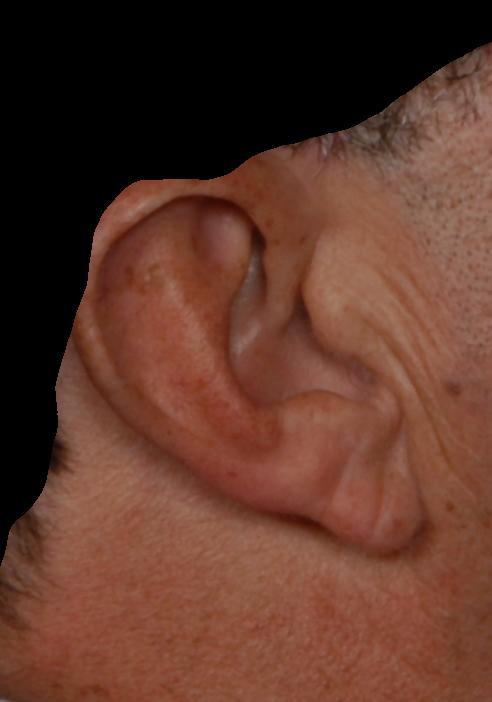
#> input picture 2/seg/005/005_up_ear.jpg, 492 x 702 px, given as the content of the folder train, which was not available
$ python 'K mean clusturing.py'
#> lines starting #> are read from the running program, lines starting #| are printed output that depends on the picture; after the words box and inside, x2 and y2 are one past the last pixel; in counts of white or black regions, pixels touching at a corner belong together; pictures that were not available may be replaced by others from this repository, and a replacement may not be noted
import os
import numpy as np
import matplotlib.pyplot as plt
import cv2


# for filename in os.listdir("train"):
# Read in the image
for filename in os.listdir("train"):
    image = cv2.imread(f"train/{filename}")
#> image is the input picture: shape (702, 492, 3); mean B, G, R 42.1, 55.4, 94.1
    print(filename)
    orig = cv2.cvtColor(image, cv2.COLOR_BGR2GRAY)
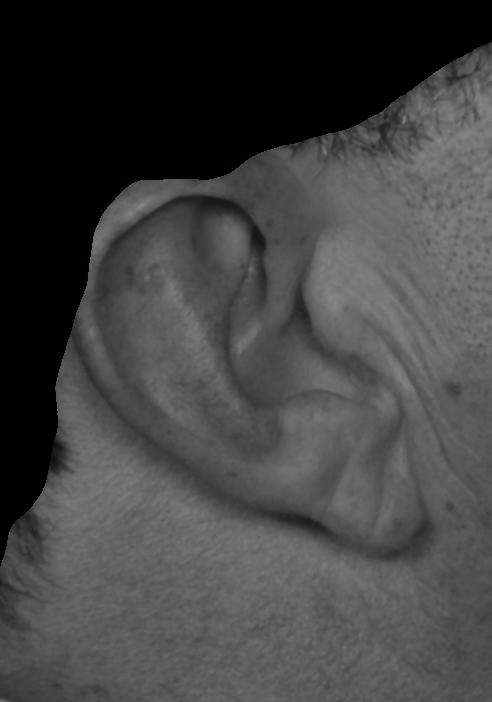
#> orig: shape (702, 492); min 0, max 137, mean 65.5
    image = cv2.cvtColor(image, cv2.COLOR_BGR2GRAY)


    # plt.imshow(image,cmap='gray', vmin=0, vmax=255)


    pixel_vals = image.reshape((-1,3))
    pixel_vals = np.float32(pixel_vals)


    #the below line of code defines the criteria for the algorithm to stop running,
    #which will happen is 100 iterations are run or the epsilon (which is the required accuracy)
    #becomes 85%
    criteria = (cv2.TERM_CRITERIA_EPS + cv2.TERM_CRITERIA_MAX_ITER, 100, 0.85)

    # then perform k-means clustering with number of clusters defined as 3
    #also random centres are initially choosed for k-means clustering
    k = 2
    retval, labels, centers = cv2.kmeans(pixel_vals, k, None, criteria, 10, cv2.KMEANS_RANDOM_CENTERS)
#> retval = 66605964.3; centers = [[1.2, 1.32, 1.71], [90.76, 90.94, 91]]

    # convert data into 8-bit values
    centers = np.uint8(centers)
#> centers = [[1, 1, 1], [90, 90, 91]]
    segmented_data = centers[labels.flatten()]

    # reshape data into the original image dimensions
    segmented_image = segmented_data.reshape((image.shape))
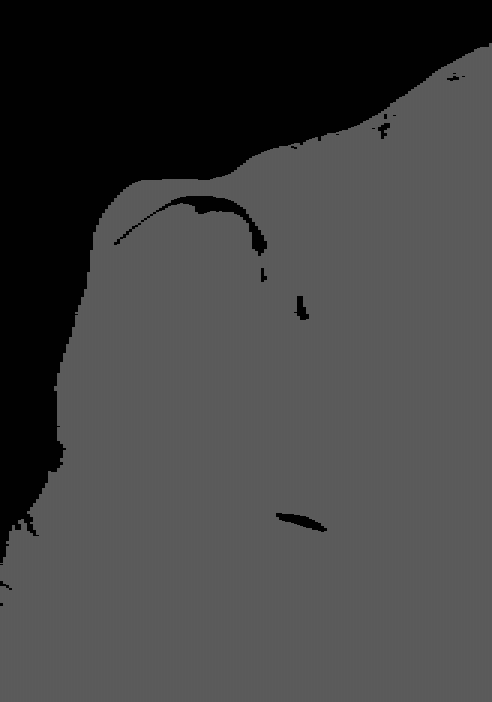
#> segmented_image: shape (702, 492); min 1, max 91, mean 64.9

    # plt.imshow(segmented_image, cmap='gray', vmin=0, vmax=255)


    segmented_image = cv2.medianBlur(segmented_image,99)
    # plt.imshow(segmented_image, cmap='gray', vmin=0, vmax=255)


    for i in range(segmented_image.shape[0]):
        for j in range(segmented_image.shape[1]):
            if(segmented_image[i][j]<=(centers.min()+5)):
                segmented_image[i][j]=0
            else:
                segmented_image[i][j]=255
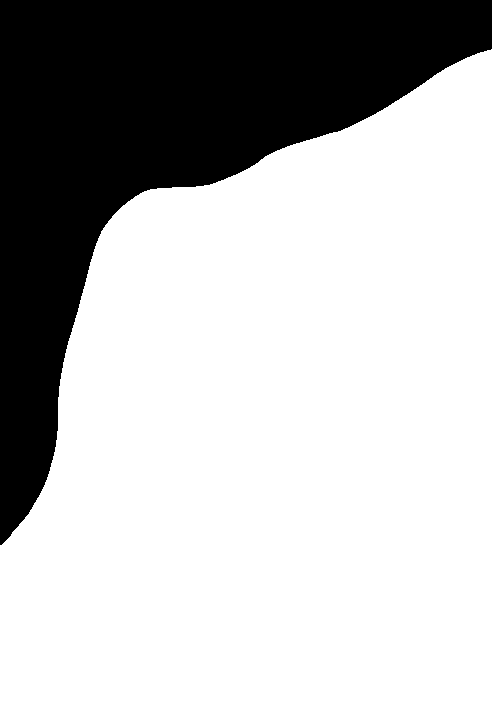
#> segmented_image: shape (702, 492); 71.8% white; 1 black region, box (x1, y1, x2, y2) and area: (0, 0, 492, 545) 97375


    # plt.imshow(segmented_image, cmap='gray', vmin=0, vmax=255)


    result = np.dstack((orig,segmented_image))
#> (the run stopped early here; a loop or call above may not have finished)

$ run again, on 2/seg/020/020_front_ear.jpg
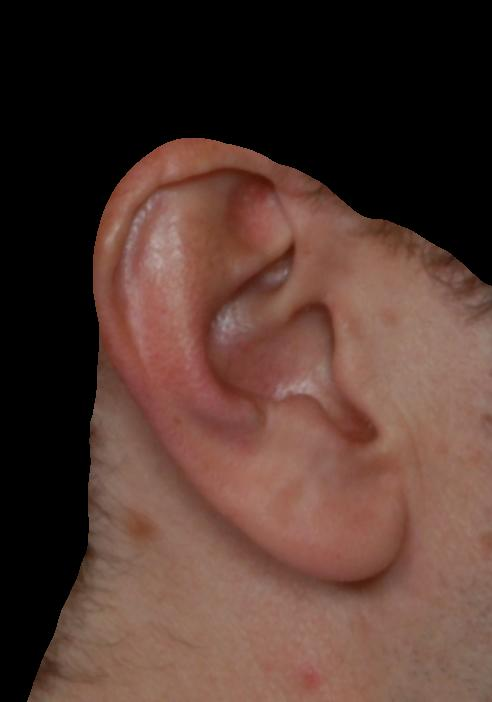
#> input picture 2/seg/020/020_front_ear.jpg, 492 x 702 px, given as the content of the folder train, which was not available
#> image is the input picture: shape (702, 492, 3); mean B, G, R 49, 57.3, 83.4
#> `orig = cv2.cvtColor(image, cv2.COLOR_BGR2GRAY)`:
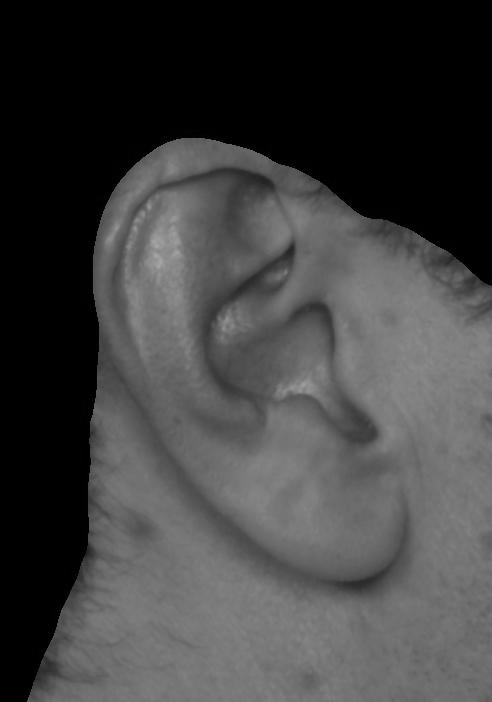
#> orig: shape (702, 492); min 0, max 166, mean 64.2
#> `retval, labels, centers = cv2.kmeans(pixel_vals, k, None, criteria, 10..`: retval = 66787862.9; centers = [[0.784, 0.871, 1.08], [106.2, 106.3, 106.4]]
#> `centers = np.uint8(centers)`: centers = [[0, 0, 1], [106, 106, 106]]
#> after the loop `for i in range(segmented_image.shape[0]):`:
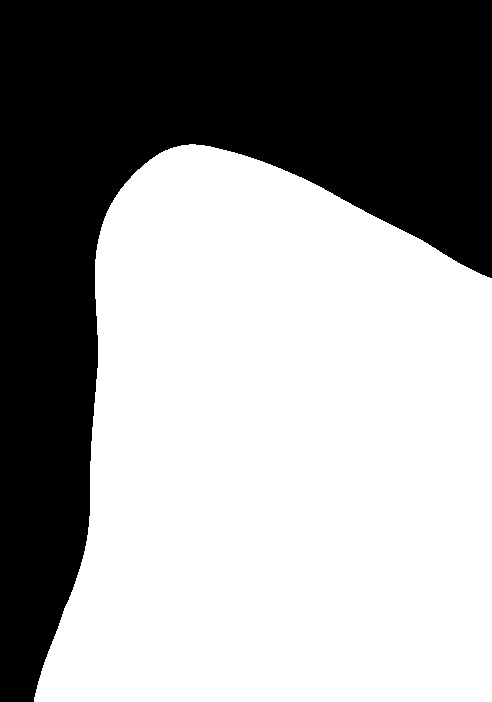
#> segmented_image: shape (702, 492); 60% white; 1 black region, box (x1, y1, x2, y2) and area: (0, 0, 492, 702) 138208

$ run again, on 2/seg/024/024_left_ear.jpg
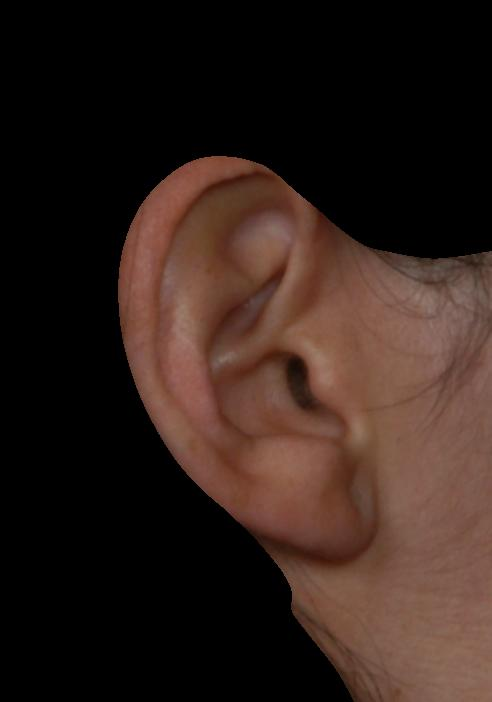
#> input picture 2/seg/024/024_left_ear.jpg, 492 x 702 px, given as the content of the folder train, which was not available
#> image is the input picture: shape (702, 492, 3); mean B, G, R 26.2, 32.4, 48.5
#> `orig = cv2.cvtColor(image, cv2.COLOR_BGR2GRAY)`:
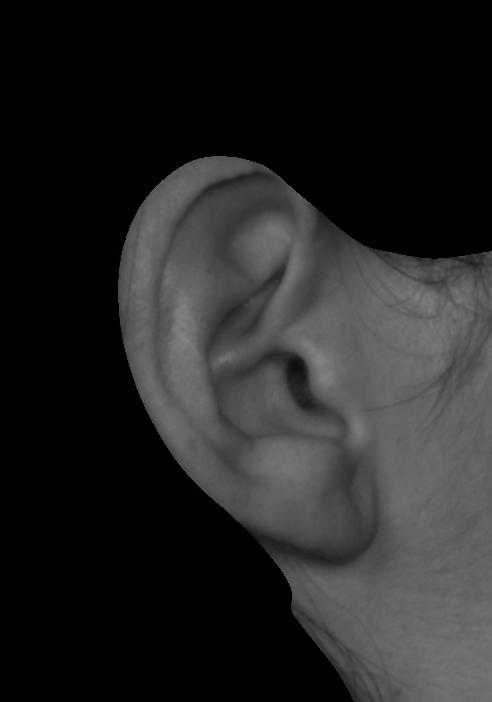
#> orig: shape (702, 492); min 0, max 132, mean 36.5
#> `retval, labels, centers = cv2.kmeans(pixel_vals, k, None, criteria, 10..`: retval = 42602463.4; centers = [[0.685, 0.711, 0.874], [89.41, 89.7, 89.78]]
#> `centers = np.uint8(centers)`: centers = [[0, 0, 0], [89, 89, 89]]
#> `segmented_image = cv2.medianBlur(segmented_image,99)`:
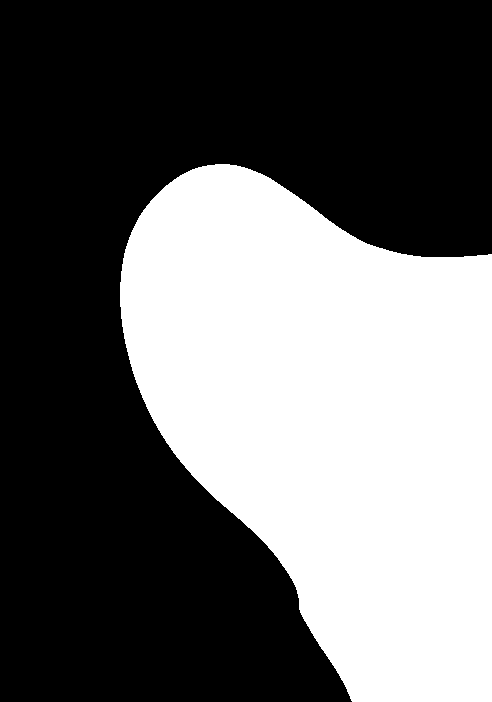
#> segmented_image: shape (702, 492); values 0 (black) and 89 (white), 40.4% white; 1 white region, box (x1, y1, x2, y2) and area: (120, 164, 492, 702) 139473

$ run again, on 2/seg/024/024_right_ear.jpg
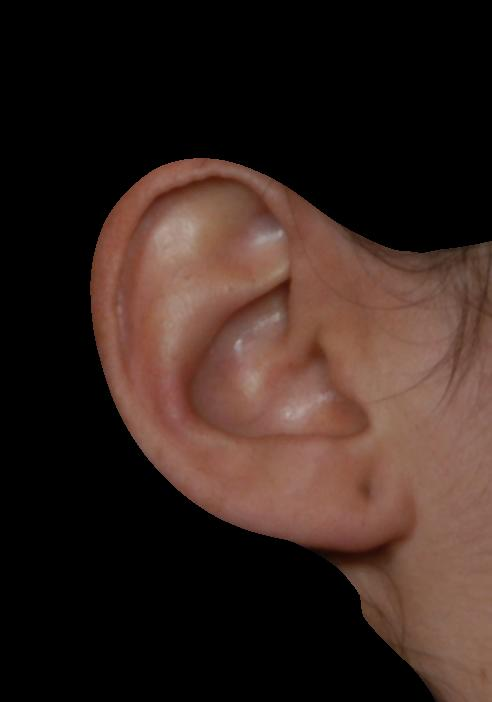
#> input picture 2/seg/024/024_right_ear.jpg, 492 x 702 px, given as the content of the folder train, which was not available
#> image is the input picture: shape (702, 492, 3); mean B, G, R 30.7, 36.9, 54.2
#> `orig = cv2.cvtColor(image, cv2.COLOR_BGR2GRAY)`:
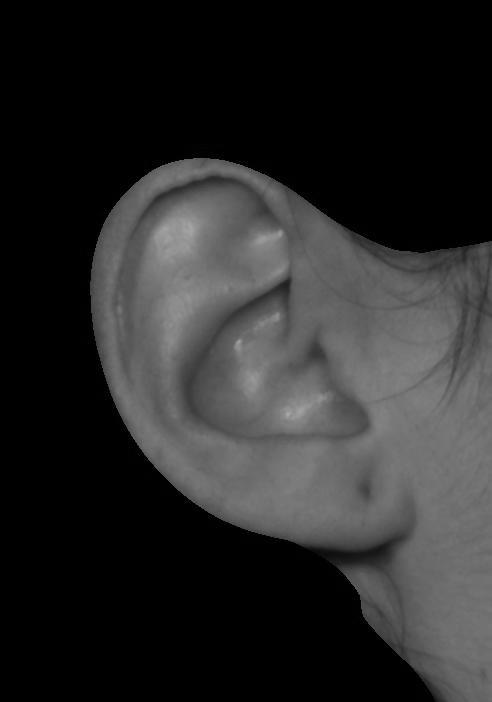
#> orig: shape (702, 492); min 0, max 168, mean 41.3
#> `retval, labels, centers = cv2.kmeans(pixel_vals, k, None, criteria, 10..`: retval = 47628045.7; centers = [[0.525, 0.598, 0.757], [101.7, 102, 102.1]]
#> `centers = np.uint8(centers)`: centers = [[0, 0, 0], [101, 101, 102]]
#> after the loop `for i in range(segmented_image.shape[0]):`:
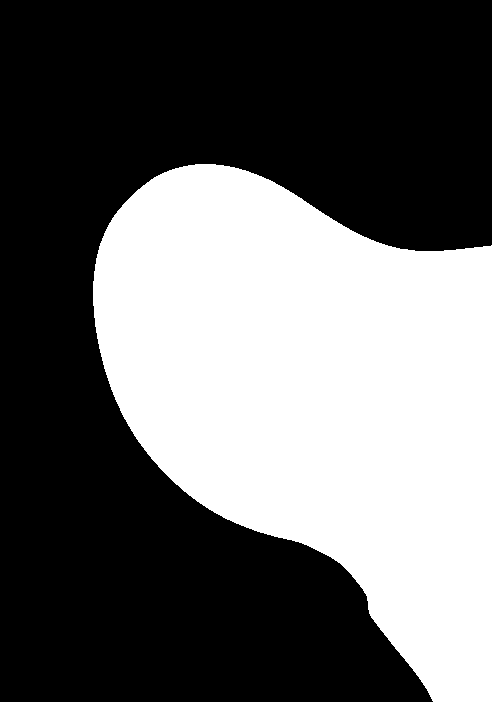
#> segmented_image: shape (702, 492); 40.1% white; 1 white region, box (x1, y1, x2, y2) and area: (93, 164, 492, 702) 138448
